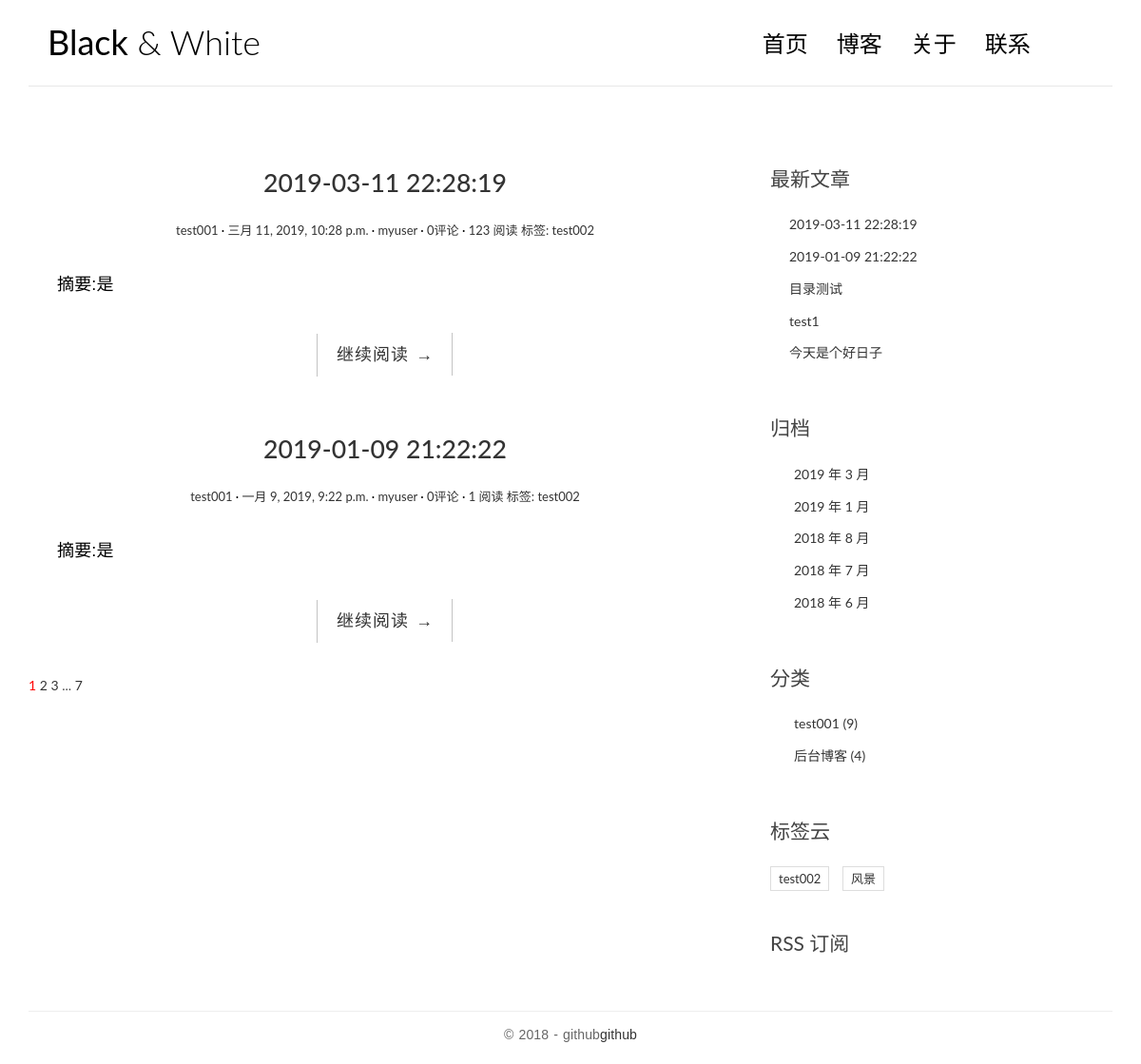
The page / on the database its author committed.
### blog/models.py (models this page shows, shortened)
@python_2_unicode_compatible
class Post(models.Model):
    title =models.CharField(max_length=70)
    body =models.TextField()
    created_time =models.DateTimeField()
    modified_time =models.DateTimeField()
    excerpt =models.CharField(max_length=200,blank=True)
    category =models.ForeignKey(Category)
    tags =models.ManyToManyField(Tag,blank=True)
    author =models.ForeignKey(User)
    views = models.PositiveIntegerField(default=0)
    class Meta:
        ordering = ['-created_time']
    """ 1.reverse的'blog:detail'对应blog应用下的name='detail'的方法(对应urls.py的name)
        2.reverse()方法会去解析'blog:detail'的url,解析规则是根据urls.py里的正则.
        3.根据正则规则,解析结果为post/255/,这样Post自己就生成了自己的url
        4.kwargs表示按照关键字传值将多余的传值用字典形式呈现
    """
    def get_absolute_url(self):
        return reverse('blog:detail', kwargs={'pk': self.pk})
    """或者可用模板过滤器(filter)
    例如:<p> {{ post.body|truncatechars:54 }} </p>
    # 将会显示文章内容的前54个字节,若文章前54字节包含html标签,仍将作为摘要会显示
    """

@python_2_unicode_compatible
class Category(models.Model):
    name = models.CharField(max_length=100)

@python_2_unicode_compatible
class Tag(models.Model):
    name = models.CharField(max_length=100)

### blog/views.py (the view, shortened to what this page needs)
# urls.py: url(r'^$',views.IndexView.as_view(),name='index'),
class IndexView(ListView):
    model = Post
    template_name = 'blog/index.html'
    context_object_name = 'post_list'
    paginate_by = 2
    def get_queryset(self):
        return super(IndexView,self).get_queryset().order_by('-created_time')
    def get_context_data(self, **kwargs):
        context = super().get_context_data(**kwargs)
        paginator = context.get('paginator')
        page = context.get('page_obj')
        is_paginated = context.get('is_paginated')
        pagination_data = self.pagination_data(paginator, page, is_paginated)
        context.update(pagination_data)
        return context
    def pagination_data(self, paginator, page, is_paginated):
        if not is_paginated:
            return {}
        left = []
        right = []
        left_has_more = False
        right_has_more = False
        first = False
        last = False
        page_number = page.number
        total_pages = paginator.num_pages
        page_range = paginator.page_range
        if page_number == 1:
            right = page_range[page_number:page_number + 2]
            if right[-1] < total_pages - 1:
                right_has_more = True
            if right[-1] < total_pages:
                last = True
        elif page_number == total_pages:
            left = page_range[(page_number - 3) if (page_number - 3) > 0 else 0:page_number - 1]
            if left[0] > 2:
                left_has_more = True
            if left[0] > 1:
                first = True
        data = {
            'left': left,
            'right': right,
            'left_has_more': left_has_more,
            'right_has_more': right_has_more,
            'first': first,
            'last': last,
        }
        return data

### blog/templatetags/blog_tags.py (called while the page is built)
@register.simple_tag()
def get_recent_posts(num=5):
    return Post.objects.all().order_by('-created_time')[:num]

@register.simple_tag
def archives():
    return Post.objects.dates('created_time','month',order='DESC')

@register.simple_tag
def get_categories():
    return Category.objects.annotate(num_posts=Count('post')).filter(num_posts__gt=0)

@register.simple_tag
def get_tags():
    return Tag.objects.annotate(num_posts=Count('post')).filter(num_posts__gt=0)

### templates/blog/index.html (shortened to what this page needs)
{% extends 'base.html' %}
{% block main %}
    {% for post in post_list %}
        <article class="post post-{{ post.pk }}">
            <header class="entry-header">
                <h1 class="entry-title">
                    <a href="{{ post.get_absolute_url }}">{{ post.title }}</a>
                </h1>
                <div class="entry-meta">
                    <span class="post-category"><a href="#">{{ post.category.name }}</a></span>
                    <span class="post-date"><a href="#"><time class="entry-date"
                                                              datetime="{{ post.created_time }}">{{ post.created_time }}</time></a></span>
                    <span class="post-author"><a href="#">{{ post.author }}</a></span>
                    <span class="comments-link"><a href="#">{{ post.comment_set.count }}评论</a></span>
                    <span class="views-count"><a href="#">{{ post.views }} 阅读</a></span>
                    <span class="views-count">
                                <a href="#">标签:
                                    {% for tag in post.tags.all %}
                                        {{ tag.name }}
                                    {% endfor %}
                                </a>
                            </span>
                </div>
            </header>
            <div class="entry-content clearfix">
                <p>摘要:{{ post.excerpt }}</p>
                <div class="read-more cl-effect-14">
                    <a href="{{ post.get_absolute_url }}" class="more-link">继续阅读 <span class="meta-nav">→</span></a>
                </div>
            </div>
        </article>
    {% empty %}
        <div class="no-post">暂时还没有发布的文章!</div>
    {% endfor %}
    {% if is_paginated %}
        <div class="pagination">
            <a href="?page={{ page_obj.number }}" style="color: red">{{ page_obj.number }}</a>
            {% if right %}
                {% for i in right %}
                    <a href="?page={{ i }}">{{ i }}</a>
                {% endfor %}
                {% if right_has_more %}
                    <span>...</span>
                {% endif %}
            {% endif %}
            {% if last %}
                <a href="?page={{ paginator.num_pages }}">{{ paginator.num_pages }}</a>
            {% endif %}
        </div>
    {% endif %}
{% endblock main %}

### templates/base.html (shortened to what this page needs)
{% load staticfiles %}
{% load blog_tags %}
<!DOCTYPE html>
<html>
<head>
    <link rel="stylesheet" href="http://code.ionicframework.com/ionicons/2.0.1/css/ionicons.min.css">
    <link rel="stylesheet" href="{% static 'blog/css/bootstrap.min.css' %}">
    <link rel="stylesheet" href="{% static 'blog/css/pace.css' %}">
    <link rel="stylesheet" href="{% static 'blog/css/custom.css' %}">
    <link rel="stylesheet" href="{% static 'blog/css/highlights/github.css' %}">
</head>
<body>
<div class="container">
    <header id="site-header">
        <div class="row">
            <div class="col-md-4 col-sm-5 col-xs-8">
                <div class="logo">
                    <h1><a href="{% url 'blog:index' %}"><b>Black</b> &amp; White</a></h1>
                </div>
            </div>
            <div class="col-md-8 col-sm-7 col-xs-4">
                <nav class="main-nav" role="navigation">
                    <div class="collapse navbar-collapse" id="bs-example-navbar-collapse-1">
                        <ul class="nav navbar-nav navbar-right">
                            <li class="cl-effect-11"><a href="{% url 'blog:index' %}" data-hover="首页">首页</a></li>
                            <li class="cl-effect-11"><a href="{% url 'blog:index' %}" data-hover="博客">博客</a></li>
                            <li class="cl-effect-11"><a href="{% url 'blog:index' %}" data-hover="关于">关于</a></li>
                            <li class="cl-effect-11"><a href="{% url 'blog:index' %}" data-hover="联系">联系</a></li>
                        </ul>
                    </div>
                </nav>
            </div>
        </div>
    </header>
</div>
<div class="content-body">
    <div class="container">
        <div class="row">
            <main class="col-md-8">
                {% block main %}
                {% endblock main %}
            </main>
            <aside class="col-md-4">
                <div class="widget widget-recent-posts">
                    <h3 class="widget-title">最新文章</h3>
                    {% get_recent_posts as recent_post_list %}
                    <ul>
                        {% for post in recent_post_list %}
                            <li>
                                <a href="{{ post.get_absolute_url }}">{{ post.title }}</a>
                            </li>
                        {% empty %}
                            暂无文章！
                        {% endfor %}
                    </ul>
                </div>
                <div class="widget widget-archives">
                    <h3 class="widget-title">归档</h3>
                    {% archives as date_list %}
                    <ul>
                        {% for date in date_list %}
                            <li>
                                <a href="{% url 'blog:archives' date.year date.month %}">
                                    {{ date.year }} 年 {{ date.month }} 月
                                </a>
                            </li>
                        {% empty %}
                            暂无归档！
                        {% endfor %}
                    </ul>
                </div>
                <div class="widget widget-category">
                    <h3 class="widget-title">分类</h3>
                    {% get_categories as category_list %}
                    <ul>
                        {% for category in category_list %}
                            <li>
                                <a href="{% url 'blog:category' category.pk %}">
                                    {{ category.name }} <span class="post-count">({{ category.num_posts }})</span>
                                </a>
                            </li>
                        {% empty %}
                            暂无分类！
                        {% endfor %}
                    </ul>
                </div>
               <div class="widget widget-tag-cloud">
                   <h3 class="widget-title">标签云</h3>
                   {% get_tags as tag_list %}
                   <ul>
                     {% for tag in tag_list %}
                     <li>
                       <a href="{% url 'blog:tag' tag.pk %}">{{ tag.name }}</a>
                     </li>
                     {% empty %}
                     暂无标签！
                     {% endfor %}
                   </ul>
                </div>
                <div class="rss">
                    <a href="{% url 'rss' %}"> RSS 订阅</a>
                </div>
            </aside>
        </div>
    </div>
</div>
<footer id="site-footer">
    <div class="container">
        <div class="row">
            <div class="col-md-12">
                <p class="copyright">&copy 2018 - github<a href="http://www.github.com/"
                                                        target="_blank" title="github">github</a>
                </p>
            </div>
        </div>
    </div>
</footer>
</body>
</html>

### blog/static/blog/css/custom.css (style rules this page uses)
* { outline: none; }
h1, h2, h3, h4, h5, h6 { margin-top: 0; }
b { font-weight: 400; }
a { color: #333; }
body { color: #444; font-family: 'Lato', sans-serif; }
p { font-family: 'Ubuntu', sans-serif; font-weight: 400; word-spacing: 1px; letter-spacing: 0.01em; }
#site-header { background-color: #FFF; padding: 25px 20px; margin-bottom: 40px; border-bottom: 1px solid #e7e7e7; }
.logo h1 a { color: #000; }
.logo h1 { margin: 0; font-family: 'Lato', sans-serif; font-weight: 300; }
.main-nav { margin-top: 11px; max-width: 95%; }
.main-nav a { color: #000000 !important; padding: 0 0 5px 0 !important; margin-right: 30px; font-family: 'Lato', sans-serif; font-weight: 300; font-size: 24px; }
.cl-effect-11 a { padding: 10px 0; color: #0972b4; text-shadow: none; }
.cl-effect-11 a::before { position: absolute; top: 0; left: 0; overflow: hidden; padding: 0 0 5px 0 !important; max-width: 0; border-bottom: 1px solid #000; color: #000; content: attr(data-hover); white-space: nowrap; -webkit-transition: max-width 0.5s; -moz-transition: max-width 0.5s; transition: max-width 0.5s; }
.content-body { padding-bottom: 4em; }
.post { background: #fff; padding: 30px 30px 0; }
.entry-title { text-align: center; font-size: 1.9em; margin-bottom: 20px; line-height: 1.6; padding: 10px 20px 0; }
.entry-meta { text-align: center; color: #DDDDDD; font-size: 13px; margin-bottom: 30px; }
.entry-content { font-size: 18px; line-height: 1.9; font-weight: 300; color: #000; }
.post-category::after, .post-date::after, .post-author::after, .comments-link::after { content: ' ·'; color: #000; }
.read-more { font-family: 'Ubuntu', sans-serif; font-weight: 400; word-spacing: 1px; letter-spacing: 0.01em; text-align: center; margin-top: 20px; }
.cl-effect-14 a { padding: 0 20px; height: 45px; line-height: 45px; position: relative; display: inline-block; margin: 15px 25px; letter-spacing: 1px; font-weight: 400; text-shadow: 0 0 1px rgba(255, 255, 255, 0.3); }
.cl-effect-14 a::before, .cl-effect-14 a::after { position: absolute; width: 45px; height: 1px; background: #C3C3C3; content: ''; -webkit-transition: all 0.3s; -moz-transition: all 0.3s; transition: all 0.3s; pointer-events: none; }
.cl-effect-14 a::before { top: 0; left: 0; -webkit-transform: rotate(90deg); -moz-transform: rotate(90deg); transform: rotate(90deg); -webkit-transform-origin: 0 0; -moz-transform-origin: 0 0; transform-origin: 0 0; }
.cl-effect-14 a::after { right: 0; bottom: 0; -webkit-transform: rotate(90deg); -moz-transform: rotate(90deg); transform: rotate(90deg); -webkit-transform-origin: 100% 0; -moz-transform-origin: 100% 0; transform-origin: 100% 0; }
.widget { background: #fff; padding: 30px 0 0; }
.widget-title { font-size: 1.5em; margin-bottom: 20px; line-height: 1.6; padding: 10px 0 0; font-weight: 400; }
.widget-recent-posts ul { padding: 0; margin: 0; padding-left: 20px; }
.widget-recent-posts ul li { list-style-type: none; position: relative; line-height: 170%; margin-bottom: 10px; }
.widget-recent-posts ul li::before { content: '\f3d3'; font-family: "Ionicons"; position: absolute; left: -17px; top: 3px; font-size: 16px; color: #000; }
.widget-archives ul { padding: 0; margin: 0; padding-left: 25px; }
.widget-archives ul li { list-style-type: none; position: relative; line-height: 170%; margin-bottom: 10px; }
.widget-archives ul li::before { content: '\f3f3'; font-family: "Ionicons"; position: absolute; left: -25px; top: 1px; font-size: 16px; color: #000; }
.widget-category ul { padding: 0; margin: 0; padding-left: 25px; }
.widget-category ul li { list-style-type: none; position: relative; line-height: 170%; margin-bottom: 10px; }
.widget-category ul li::before { content: '\f3fe'; font-family: "Ionicons"; position: absolute; left: -25px; top: 1px; font-size: 18px; color: #000; }
.widget-tag-cloud ul { padding: 0; margin: 0; margin-right: -10px; }
.widget-tag-cloud ul li { list-style-type: none; font-size: 13px; display: inline-block; margin-right: 10px; margin-bottom: 10px; padding: 3px 8px; border: 1px solid #ddd; }
.rss { font-size: 21px; margin-top: 30px; }
.rss a { color: #444; }
#site-footer { padding-top: 10px; padding: 0 0 1.5em 0; }
.copyright { text-align: center; padding-top: 1em; margin: 0; border-top: 1px solid #eee; color: #666; }

### rows shown on the page
Post: title "2019-03-11 22:28:19", category.name "test001", created_time "三月 11, 2019, 10:28 p.m.", author "myuser", comment_set.count "0", views "123", excerpt "是"
Tag: name "test002"
Post: title "2019-01-09 21:22:22", category.name "test001", created_time "一月 9, 2019, 9:22 p.m.", author "myuser", comment_set.count "0", views "1", excerpt "是"
Post: title "目录测试"
Post: title "test1"
Post: title "今天是个好日子"
Category: name "test001", num_posts "9"
Category: name "后台博客", num_posts "4"
Tag: name "风景"

### other values the page prints
{{ page_obj.number }} "1"
{{ i }} "2" "3"
{{ paginator.num_pages }} "7"
{{ date.year }} "2019" "2019" "2018" "2018" "2018"
{{ date.month }} "3" "1" "8" "7" "6"
